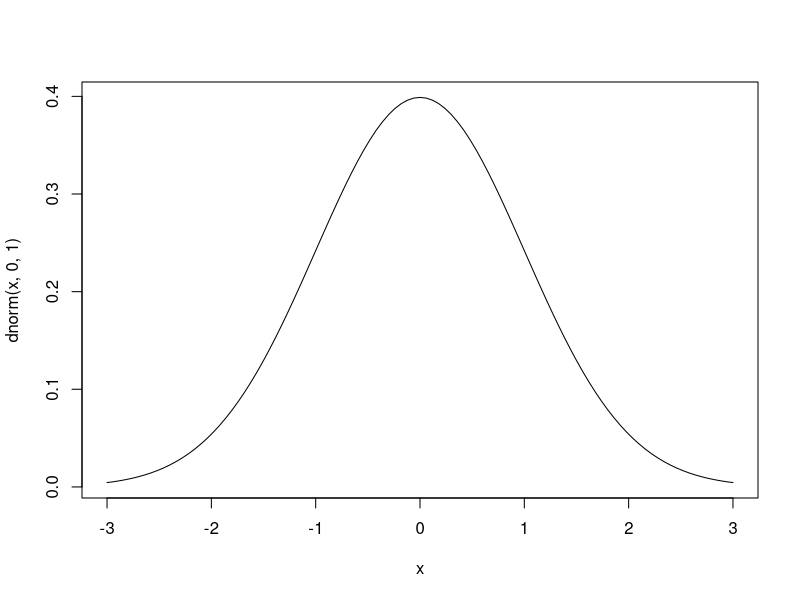

Reproduce this figure in R. (Note: this script raises an error after producing the figure.)
######################
####Bayesian model3


##prior distribution for model 3. In this case we have a categorical model, so we choose a prior distribution on a gaussian prob. distribution scale 
curve(dnorm(x, 0, 1), from = -3, to = 3)

##null model
bm4.n <- brm(argument ~ 1 + (1|id) + (1|item), 
             family = categorical(link = logit),
             prior = c(set_prior("normal(0,1)", class = "Intercept")),
             sample_prior = TRUE,
             save_all_pars = TRUE,
             iter = 4000,
             cores = 2,
             data = prod_tsk)

bm4n_l <- loo(bm4.n)


##Intercept model, with specified seperate intercepts ( 0 + Intercept) for each category of agreement strength 
bm4 <- brm(argument ~ 0 + Intercept + strength + (1|id) + (1|item), 
           family = categorical(link = logit),
           prior = c(set_prior("normal(0,1)", class = "b")),
           sample_prior = TRUE,
           save_all_pars = TRUE,
           cores = 2,
           iter = 4000,
           data = prod_tsk)

bm4_l <- loo(bm4)

##model comparison between the null model and the intercept model (bm4)
loo_compare(bm4n_l, bm4_l)

model_weights(bm4, bm4.2, weights = "loo2")



##BayesFactor tests for Some and Everyone variables inside the model
hypothesis(bm4x, "exp(muSome_strengthsomewhat) = exp(muSome_Intercept)")

hypothesis(bm4x, "exp(muEveryone_strengthsomewhat) = exp(muEveryone_Intercept)")


##Intercept and uncorrelated slipe model 
bm4.2 <- brm(argument ~ 0 + Intercept + strength + (strength||id) + (strength||item), 
             family = categorical(link = logit),
             prior = c(set_prior("normal(0,1)", class = "b")),
             sample_prior = TRUE,
             save_all_pars = TRUE,
             cores = 2,
             iter = 4000,
             data = prod_tsk)

bm4.2_l <- loo(bm4.2)

##model comparison between bm4 and bm4.2 and bm4.n
loo_compare(bm4_l, bm4.2_l, bm4n_l)

model_weights(bm4, bm4.2, bm4.n, weights = "loo2")

##Plot of the intercept model
plot(marginal_effects(bm4x, probs = c(.05,.95), plot = F, categorical = TRUE)) [[1]] + 
  theme_bw() +
  xlab("Strength of agreement") + ylab("probability of replies") + 
  labs(colour = "Quantifier", fill = "Quantifier")










